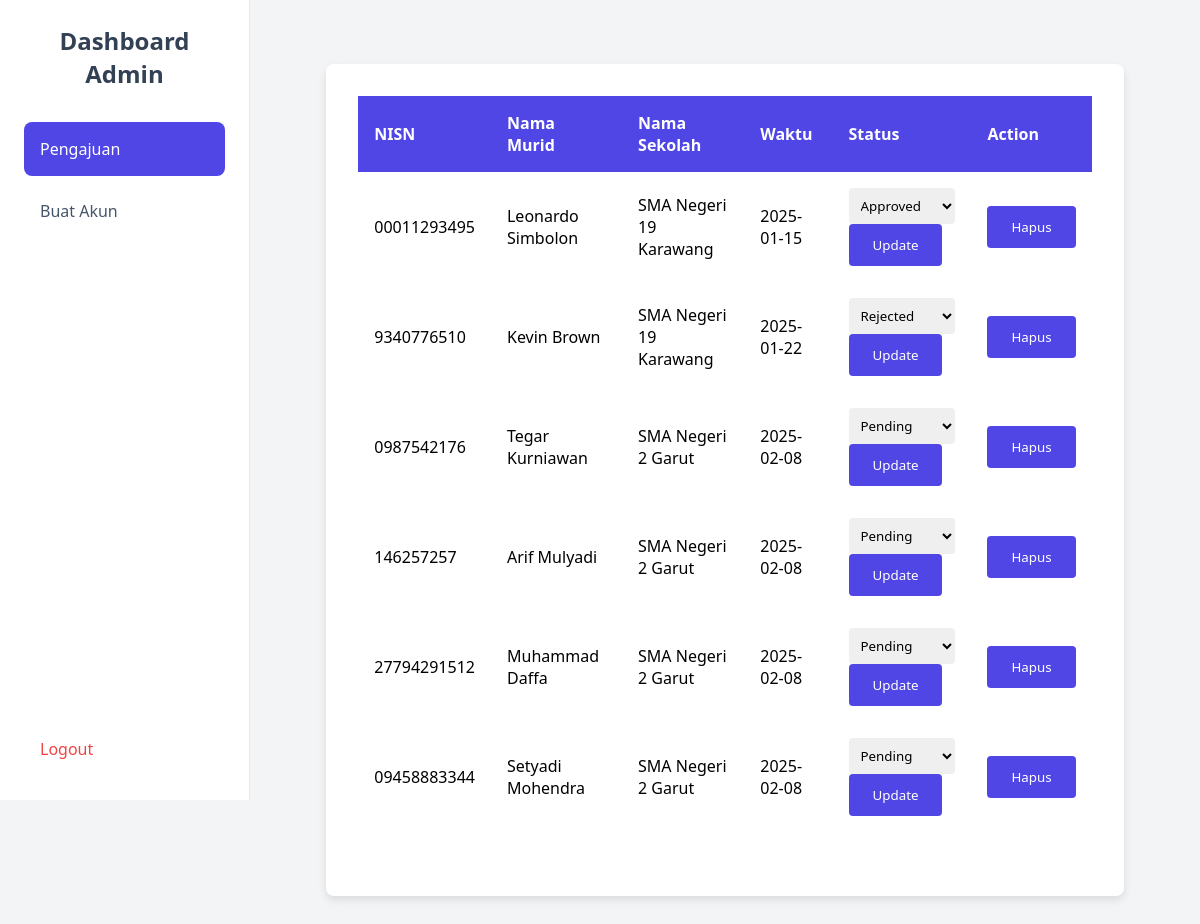
/admin/dashboard-admin/dashboard-admin.php (signed in), run on the app's committed database.
### tables this page shows
CREATE TABLE `pendaftaran` (
  `pendaftaran_ID` int NOT NULL,
  `nama_murid` varchar(100) DEFAULT NULL,
  `nama_sekolah` varchar(100) DEFAULT NULL,
  `waktu` date DEFAULT NULL,
  `status` varchar(50) DEFAULT NULL,
  `NISN_Siswa` varchar(20) DEFAULT NULL,
  `id_sekolah` varchar(20) DEFAULT NULL,
  `admin_ID` varchar(20) DEFAULT NULL
);

CREATE TABLE `siswa` (
  `id` int NOT NULL,
  `NISN` varchar(20) NOT NULL,
  `nama_murid` varchar(100) DEFAULT NULL,
  `alamat` varchar(255) DEFAULT NULL,
  `tanggal_lahir` date DEFAULT NULL,
  `password` varchar(255) DEFAULT NULL
);

CREATE TABLE `sekolah` (
  `id_sekolah` varchar(20) NOT NULL,
  `nama_sekolah` varchar(100) DEFAULT NULL,
  `jenis` varchar(50) DEFAULT NULL,
  `email` varchar(100) DEFAULT NULL,
  `kouta` int DEFAULT NULL,
  `lokasi` varchar(255) DEFAULT NULL,
  `password` varchar(50) DEFAULT NULL
);

### admin/section/pengajuan.php (the view, shortened to what this page needs)
<?php
require_once '../service/database-admin.php';
class RegistrationManager
{
    private $conn;
    public function __construct($conn)
    {
        $this->conn = $conn;
    }
    public function getRegistrations()
    {
        $query = "SELECT p.pendaftaran_ID, p.NISN_Siswa, s.nama_murid, sk.nama_sekolah,
                  p.waktu, p.status
                  FROM pendaftaran p
                  JOIN siswa s ON p.NISN_Siswa = s.NISN
                  JOIN sekolah sk ON p.id_sekolah = sk.id_sekolah";
        $stmt = $this->conn->prepare($query);
        $stmt->execute();
        return $stmt->get_result();
    }
}
$manager = new RegistrationManager($conn);
$registrations = $manager->getRegistrations();
?>
<!DOCTYPE html>
<html lang="en">
<head>
    <link rel="stylesheet" href="../css/style-admin-pengajuan.css">
</head>
<body>
    <main class="pengajuan-container">
        <table class="pengajuan-table">
            <thead>
                <tr>
                    <th>NISN</th>
                    <th>Nama Murid</th>
                    <th>Nama Sekolah</th>
                    <th>Waktu</th>
                    <th>Status</th>
                    <th>Action</th>
                </tr>
            </thead>
            <tbody>
                <?php if ($registrations && $registrations->num_rows > 0): ?>
                    <?php while ($row = $registrations->fetch_assoc()): ?>
                        <tr>
                            <td><?= htmlspecialchars($row['NISN_Siswa']) ?></td>
                            <td><?= htmlspecialchars($row['nama_murid']) ?></td>
                            <td><?= htmlspecialchars($row['nama_sekolah']) ?></td>
                            <td><?= htmlspecialchars($row['waktu']) ?></td>
                            <td>
                                <form method="POST" class="pengajuan-status-form">
                                    <select name="status" class="pengajuan-status">
                                        <?php foreach (['Pending', 'Approved', 'Rejected'] as $status): ?>
                                            <option value="<?= $status ?>"
                                                <?= $row['status'] === $status ? 'selected' : '' ?>>
                                                <?= $status ?>
                                            </option>
                                        <?php endforeach; ?>
                                    </select>
                                    <button type="submit" class="pengajuan-action">Update</button>
                                </form>
                            </td>
                            <td>
                                <form method="POST"
                                    onsubmit="return confirm('Yakin ingin menghapus?')"
                                    class="pengajuan-delete-form">
                                    <button type="submit" class="pengajuan-action">Hapus</button>
                                </form>
                            </td>
                        </tr>
                    <?php endwhile; ?>
                <?php endif; ?>
            </tbody>
        </table>
    </main>
</body>
</html>

### admin/css/style-admin.css (style rules this page uses)
:root { --primary-color: #4f46e5; --background-color: #f3f4f6; --white: #ffffff; --gray-100: #f1f5f9; --gray-200: #e2e8f0; --gray-600: #475569; --gray-700: #334155; --danger: #ef4444; --spacing-sm: 0.5rem; --spacing-md: 1rem; --spacing-lg: 1.5rem; --spacing-xl: 2rem; --border-radius: 0.5rem; }
* { margin: 0; padding: 0; box-sizing: border-box; font-family: system-ui, -apple-system, sans-serif; }
body { background-color: var(--background-color); display: flex; min-height: 100vh; padding-left: 250px; transition: all 0.3s ease; }

### admin/css/style-admin-pengajuan.css (style rules this page uses)
.pengajuan-container { width: 90%; max-width: 1200px; margin: 2rem auto; padding: 2rem; background: #fff; border-radius: 8px; box-shadow: 0 4px 8px rgba(0, 0, 0, 0.1); }
.pengajuan-search button, .pengajuan-action { padding: 0.75rem 1.5rem; background: var(--primary-color); color: white; border: none; border-radius: 4px; cursor: pointer; transition: background 0.3s; }
.pengajuan-table { width: 100%; border-collapse: collapse; margin-bottom: 2rem; }
.pengajuan-table th, .pengajuan-table td { padding: 1rem; text-align: left; border: 1px solid var(--border-color); }
.pengajuan-table th { background: var(--primary-color); color: white; }
.pengajuan-table tr:nth-child(even) { background: var(--bg-even); }
.pengajuan-status { padding: 0.5rem; border: 1px solid var(--border-color); border-radius: 4px; width: 100%; }

### data on the page
pendaftaran: NISN_Siswa "00011293495", NISN_Siswa.nama_murid "Leonardo Simbolon", id_sekolah.nama_sekolah "SMA Negeri 19 Karawang", waktu "2025-01-15", status "Approved"
pendaftaran: NISN_Siswa "9340776510", NISN_Siswa.nama_murid "Kevin Brown", id_sekolah.nama_sekolah "SMA Negeri 19 Karawang", waktu "2025-01-22", status "Rejected"
pendaftaran: NISN_Siswa "0987542176", NISN_Siswa.nama_murid "Tegar Kurniawan", id_sekolah.nama_sekolah "SMA Negeri 2 Garut", waktu "2025-02-08"
pendaftaran: NISN_Siswa "146257257", NISN_Siswa.nama_murid "Arif Mulyadi", id_sekolah.nama_sekolah "SMA Negeri 2 Garut", waktu "2025-02-08"
pendaftaran: NISN_Siswa "27794291512", NISN_Siswa.nama_murid "Muhammad Daffa", id_sekolah.nama_sekolah "SMA Negeri 2 Garut", waktu "2025-02-08"
pendaftaran: NISN_Siswa "09458883344", NISN_Siswa.nama_murid "Setyadi Mohendra", id_sekolah.nama_sekolah "SMA Negeri 2 Garut", waktu "2025-02-08"

### other printed values
form field status "Pending"
